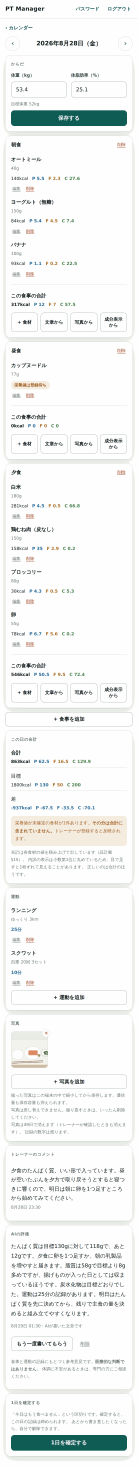
#> input picture docs/manual/img/day-full.png, 828 x 8802 px (shown at 1/6 size); its folder holds 8 pictures in this run
$ python finish_images.py
#> lines starting #> are read from the running program, lines starting #| are printed output that depends on the picture
"""撮った画面写真を、誌面に載る形に整える。

やること2つ:
  1. 縦に長すぎる画面を、列に切って横に並べる（そのままでは誌面で読めない）
  2. 色数を落として軽くする（リポジトリを太らせないため）

出力はどちらも docs/manual/img/ の中で完結します。
"""
from PIL import Image, ImageDraw
import glob
import os

HERE = os.path.dirname(os.path.abspath(__file__))
IMG = os.path.join(HERE, '..', 'img')


def columns(src, dst, n, gap=26):
    """1枚の縦長画像を n 列に切って横に並べる。境目に細い線を入れる。"""
#> called with src = 'day-full.png', dst = 'day-map.png', n = 3, gap = 26
    im = Image.open(os.path.join(IMG, src)).convert('RGB')
#> im is the input picture: PIL image 828x8802 RGB; mean R, G, B 241.6, 243.9, 242.2
    w, h = im.size
#> w = 828; h = 8802
    ch = -(-h // n)
#> ch = 2934
    out = Image.new('RGB', (w * n + gap * (n - 1), ch), (255, 255, 255))
#> out: PIL image 2536x2934 RGB; every value is 255
    for i in range(n):
        out.paste(im.crop((0, i * ch, w, min((i + 1) * ch, h))), (i * (w + gap), 0))
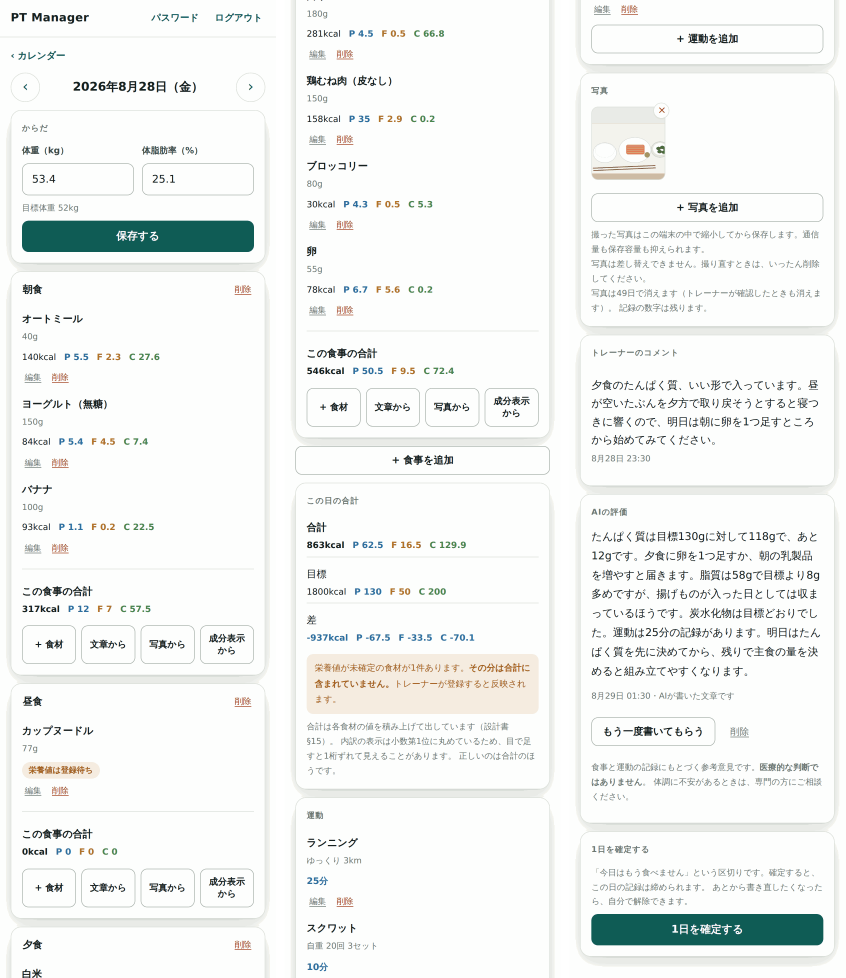
#> out: PIL image 2536x2934 RGB (shown at 1/3 size); mean R, G, B 241.8, 244.1, 242.5
    d = ImageDraw.Draw(out)
    for i in range(1, n):
        x = i * (w + gap) - gap // 2
        d.line([x, 0, x, ch], fill=(214, 218, 206), width=3)
    out.save(os.path.join(IMG, dst))
    print('  組んだ:', dst, out.size)
#|   組んだ: day-map.png (2536, 2934)


# ★ 何列にするかは、縦横比から決めています。
#   day-full は1画面が10倍の高さなので3列。ほかは2列で足ります。
columns('day-full.png', 'day-map.png', 3)
columns('adm-foods.png', 'adm-foods-2.png', 2)
#> call 2 of columns, with src = 'adm-foods.png', dst = 'adm-foods-2.png', n = 2, gap = 26
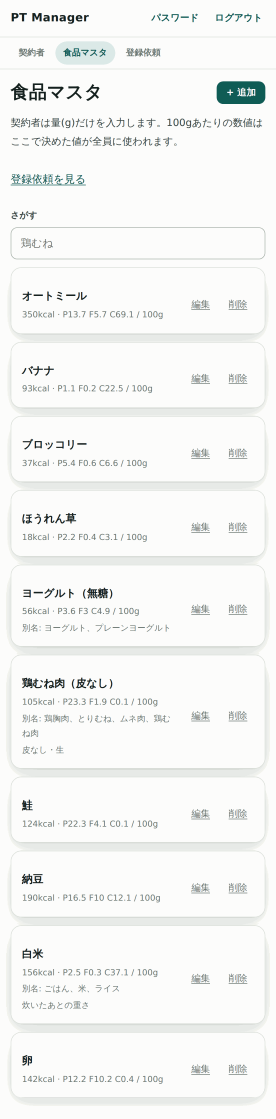
#> input picture docs/manual/img/adm-foods.png, 828 x 3356 px (shown at 1/3 size)
#> in columns, im is the input picture: PIL image 828x3356 RGB; mean R, G, B 244.3, 245.3, 243.9
#> in columns (call 2), `out = Image.new('RGB', (w * n + gap * (n - 1), ch), (255, 255, 255))`: out: PIL image 1682x1678 RGB; every value is 255
#> after the loop in columns (call 2), `for i in range(n):`:
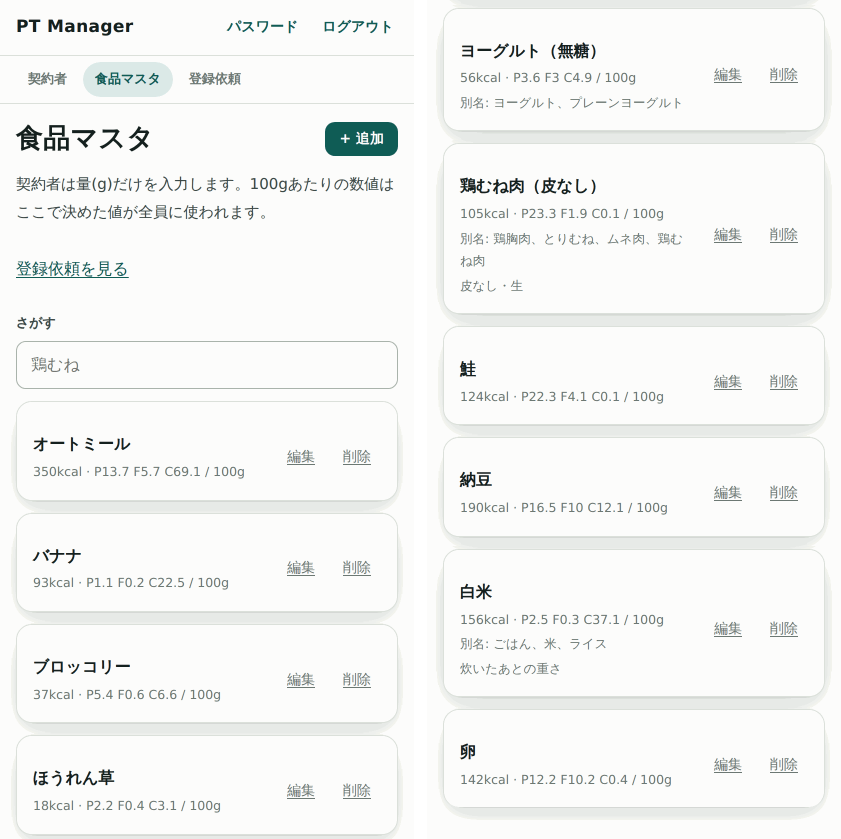
#> out: PIL image 1682x1678 RGB (shown at 1/2 size); mean R, G, B 244.4, 245.4, 244.1
#|   組んだ: adm-foods-2.png (1682, 1678)
columns('adm-request-open.png', 'adm-request-open-2.png', 2)
#> (the run stopped early here; a loop or call above may not have finished)
